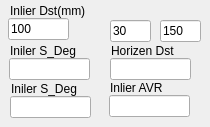
    <widget class="QWidget" name="tab_horizen_dst">
     <attribute name="title">
      <string>4.HD</string>
     </attribute>
     <widget class="QLineEdit" name="ed_lrf_horizen_inlier">
      <property name="geometry">
       <rect>
        <x>8</x>
        <y>18</y>
        <width>61</width>
        <height>22</height>
       </rect>
      </property>
      <property name="text">
       <string>100</string>
      </property>
     </widget>
     <widget class="QLineEdit" name="ed_lrf_horizen_s_deg">
      <property name="geometry">
       <rect>
        <x>9</x>
        <y>58</y>
        <width>81</width>
        <height>22</height>
       </rect>
      </property>
     </widget>
     <widget class="QLabel" name="label_37">
      <property name="geometry">
       <rect>
        <x>10</x>
        <y>3</y>
        <width>101</width>
        <height>16</height>
       </rect>
      </property>
      <property name="text">
       <string>Inlier Dst(mm)</string>
      </property>
     </widget>
     <widget class="QLabel" name="label_38">
      <property name="geometry">
       <rect>
        <x>10</x>
        <y>43</y>
        <width>81</width>
        <height>16</height>
       </rect>
      </property>
      <property name="text">
       <string>Iniler S_Deg</string>
      </property>
     </widget>
     <widget class="QLabel" name="label_39">
      <property name="geometry">
       <rect>
        <x>11</x>
        <y>81</y>
        <width>81</width>
        <height>16</height>
       </rect>
      </property>
      <property name="text">
       <string>Iniler S_Deg</string>
      </property>
     </widget>
     <widget class="QLineEdit" name="ed_lrf_horizen_e_deg">
      <property name="geometry">
       <rect>
        <x>10</x>
        <y>96</y>
        <width>81</width>
        <height>22</height>
       </rect>
      </property>
     </widget>
     <widget class="QLabel" name="label_40">
      <property name="geometry">
       <rect>
        <x>111</x>
        <y>43</y>
        <width>81</width>
        <height>16</height>
       </rect>
      </property>
      <property name="text">
       <string>Horizen Dst</string>
      </property>
     </widget>
     <widget class="QLineEdit" name="ed_lrf_horizen_distance">
      <property name="geometry">
       <rect>
        <x>110</x>
        <y>58</y>
        <width>81</width>
        <height>22</height>
       </rect>
      </property>
     </widget>
     <widget class="QLineEdit" name="ed_lrf_horizen_deg_avr">
      <property name="geometry">
       <rect>
        <x>109</x>
        <y>95</y>
        <width>81</width>
        <height>22</height>
       </rect>
      </property>
     </widget>
     <widget class="QLabel" name="label_41">
      <property name="geometry">
       <rect>
        <x>110</x>
        <y>80</y>
        <width>81</width>
        <height>16</height>
       </rect>
      </property>
      <property name="text">
       <string>Inlier AVR</string>
      </property>
     </widget>
     <widget class="QLineEdit" name="ed_lrf_horizen_input_s_deg">
      <property name="geometry">
       <rect>
        <x>110</x>
        <y>20</y>
        <width>41</width>
        <height>22</height>
       </rect>
      </property>
      <property name="text">
       <string>30</string>
      </property>
     </widget>
     <widget class="QLineEdit" name="ed_lrf_horizen_input_e_deg">
      <property name="geometry">
       <rect>
        <x>160</x>
        <y>20</y>
        <width>41</width>
        <height>22</height>
       </rect>
      </property>
      <property name="text">
       <string>150</string>
      </property>
     </widget>
    </widget>
